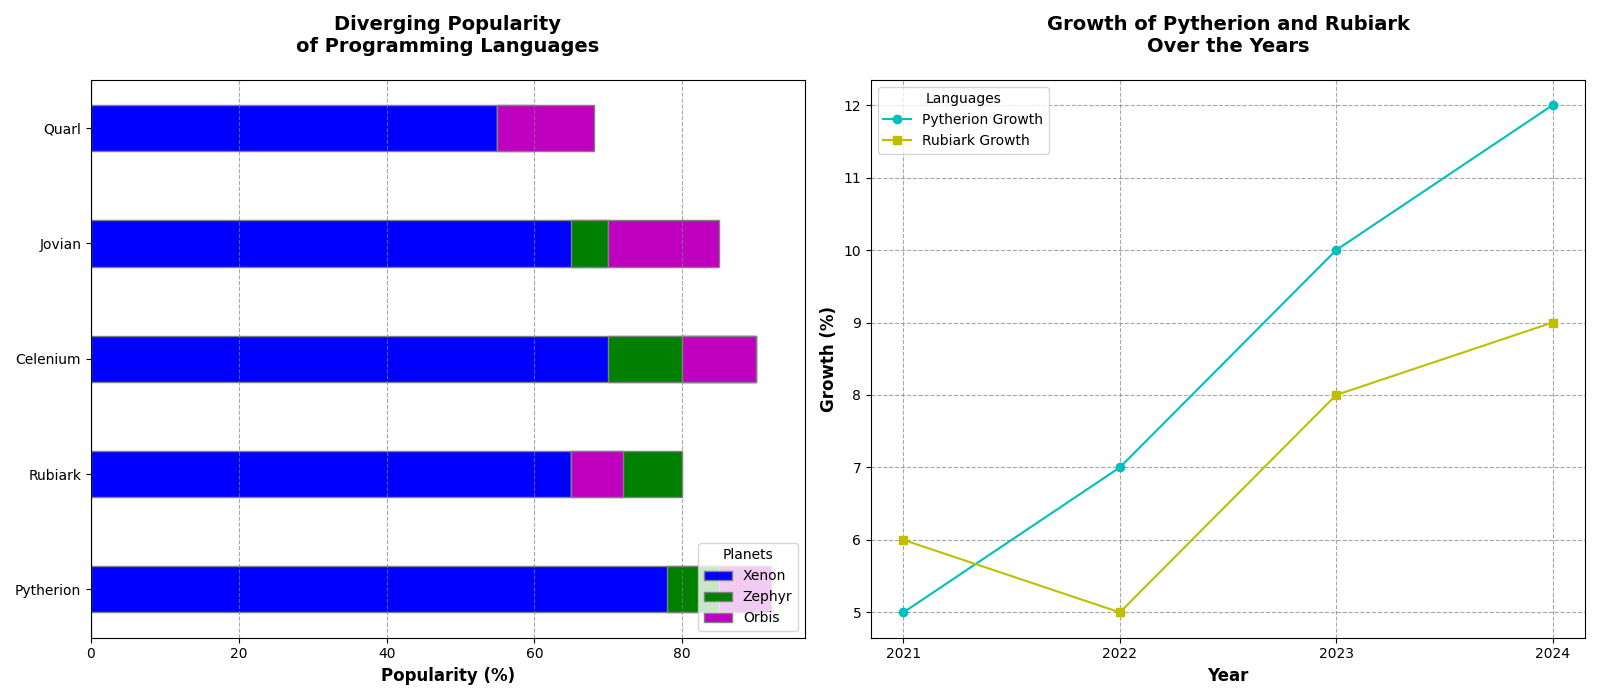

This figure's Python source:
import matplotlib.pyplot as plt
import numpy as np

# Define the programming languages and their popularity on each planet
languages = ["Pytherion", "Rubiark", "Celenium", "Jovian", "Quarl"]
xenon_popularity = np.array([85, 65, 90, 70, 55])
zephyr_popularity = np.array([78, 80, 70, 65, 60])
orbis_popularity = np.array([92, 72, 80, 85, 68])

# Calculate the deviations from Xenon popularity
zephyr_deviation = zephyr_popularity - xenon_popularity
orbis_deviation = orbis_popularity - xenon_popularity

# Define bar width and positions
bar_width = 0.4
positions = np.arange(len(languages))

# Create the figure and axes
fig, (ax1, ax2) = plt.subplots(1, 2, figsize=(16, 7))

# Diverging bar chart
ax1.barh(positions, xenon_popularity, edgecolor='grey', label='Xenon', height=bar_width, color='b')
ax1.barh(positions, zephyr_deviation, left=xenon_popularity, edgecolor='grey', label='Zephyr', height=bar_width, color='g')
ax1.barh(positions, orbis_deviation, left=xenon_popularity, edgecolor='grey', label='Orbis', height=bar_width, color='m')

# Labels and legend
ax1.set_yticks(positions)
ax1.set_yticklabels(languages)
ax1.set_xlabel('Popularity (%)', fontweight='bold', fontsize=12)
ax1.set_title('Diverging Popularity\nof Programming Languages', fontsize=14, fontweight='bold', pad=20)
ax1.legend(title='Planets', loc='lower right')
ax1.axvline(x=0, color='black', linewidth=0.8)
ax1.xaxis.grid(True, linestyle='--', which='major', color='grey', alpha=0.7)

# Line chart for growth over years
years = ["2021", "2022", "2023", "2024"]
pytherion_growth = [5, 7, 10, 12]
rubiark_growth = [6, 5, 8, 9]

ax2.plot(years, pytherion_growth, marker='o', color='c', label='Pytherion Growth')
ax2.plot(years, rubiark_growth, marker='s', color='y', label='Rubiark Growth')
ax2.set_xlabel('Year', fontweight='bold', fontsize=12)
ax2.set_ylabel('Growth (%)', fontweight='bold', fontsize=12)
ax2.set_title('Growth of Pytherion and Rubiark\nOver the Years', fontsize=14, fontweight='bold', pad=20)
ax2.grid(True, linestyle='--', which='major', color='grey', alpha=0.7)
ax2.legend(title='Languages', loc='upper left')

# Ensure the layout is tight
plt.tight_layout()

# Display the combined plots
plt.show()
